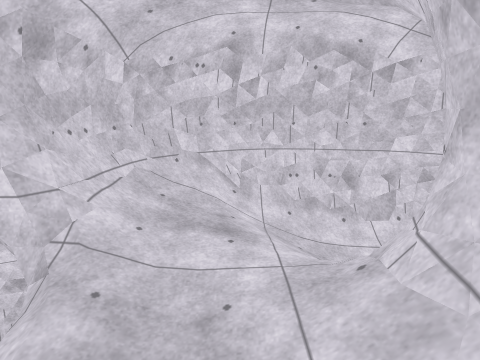
View 1 (above)

16 first-person views from a walk through a Unity game level. The camera is 1.4 m above the floor, tilts 14° down and sees 80° across. The floor is counted in squares, 0.5 m on a side. Each view is taken from the middle of a square. On the plan, view 1 faces up. The plan holds only what a view shows up to about 20 squares ahead; the rest is blank. The place goes on beyond the plan. Surface patterns are stand-ins for the level's own textures.

View 2
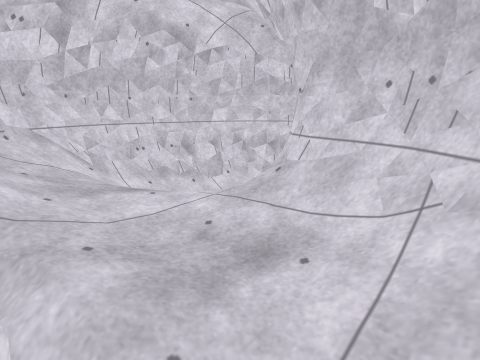

View 3
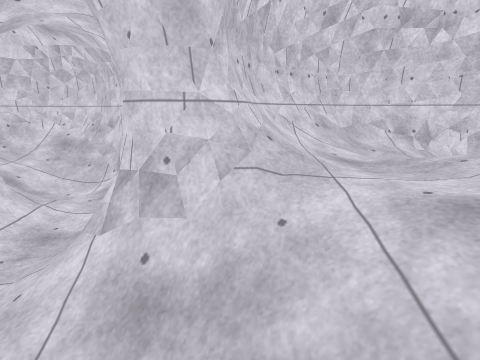

View 4
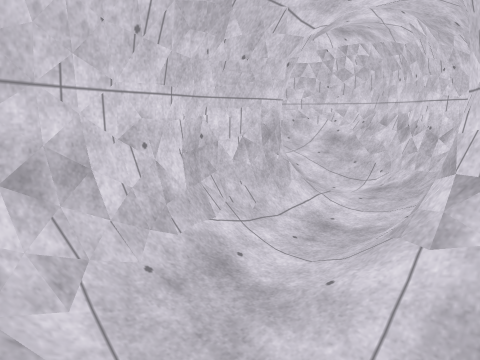

View 5
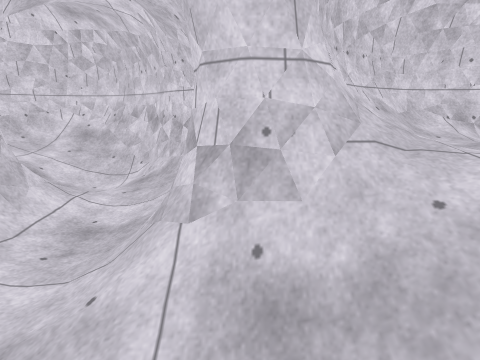

View 6
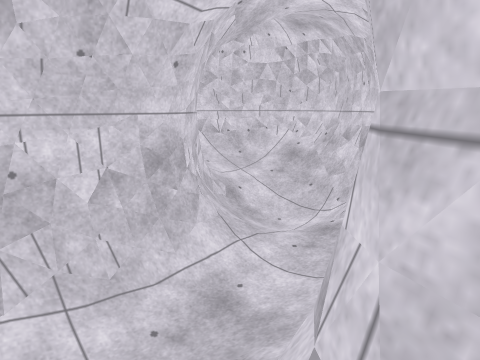

View 7
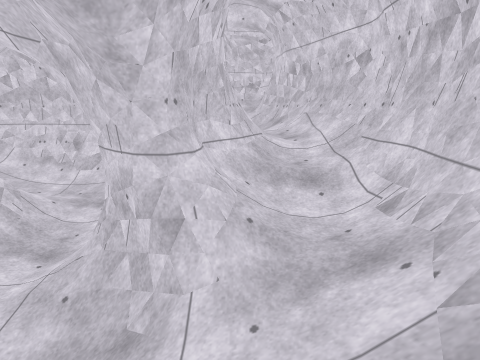

View 8
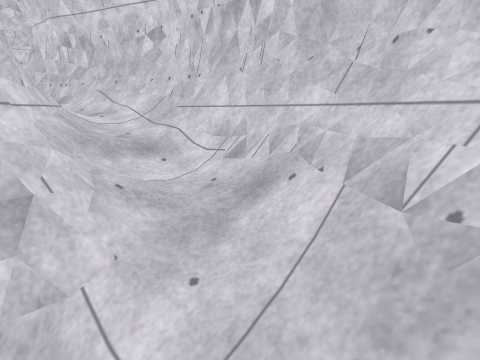

View 9
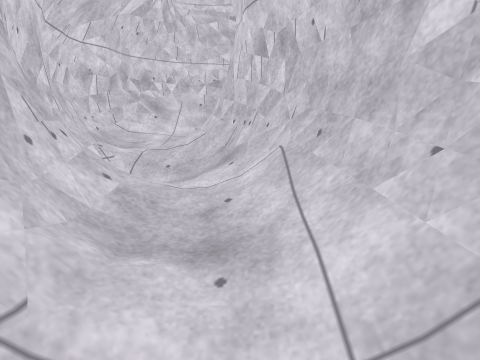

View 10
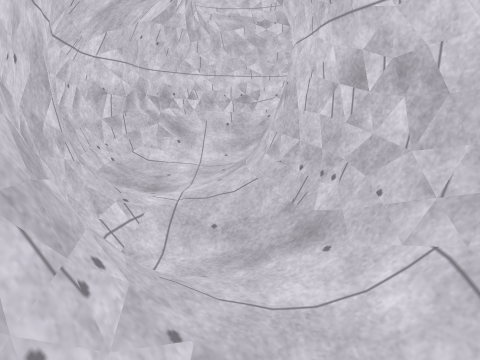

View 11
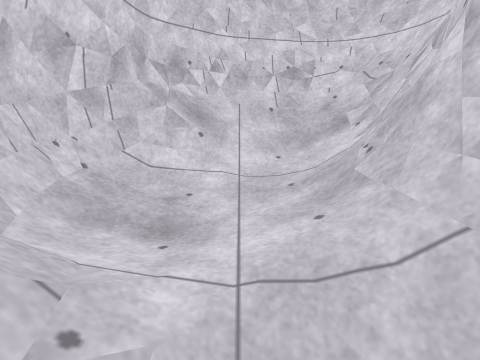

View 12
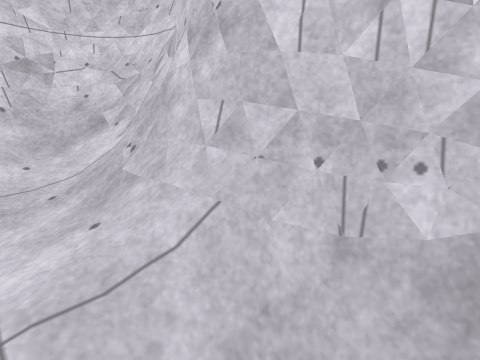

View 13
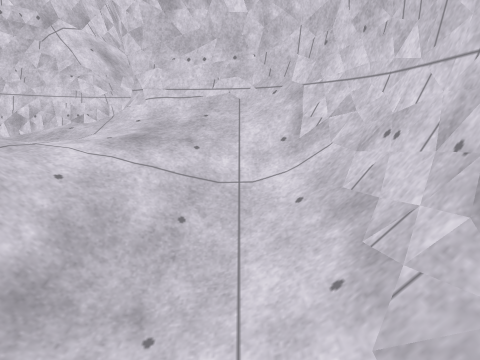

View 14
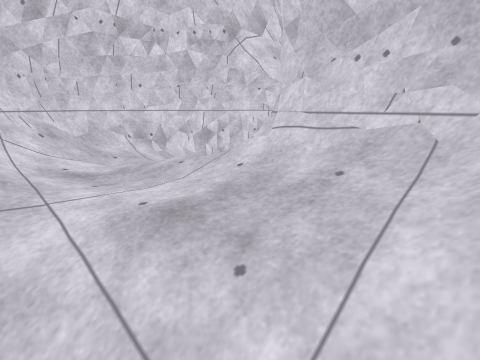

View 15
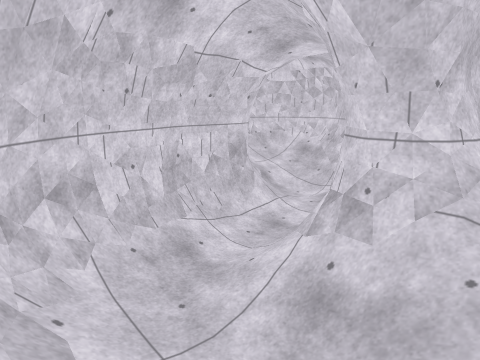

View 16
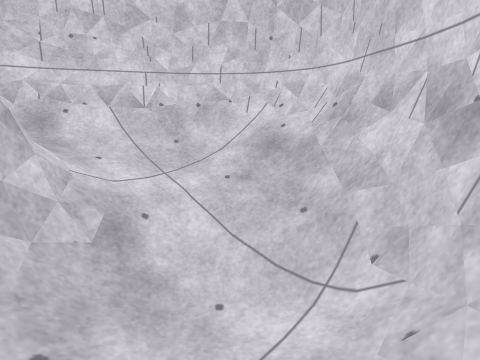

### Floor plan
Key: @ floor where view 1 was taken; # wall or solid block; . main floor; : floor 0.25 m higher than the main floor; + floor 0.5 m higher than the main floor; * floor 0.75 m higher than the main floor; % floor 1 m higher than the main floor; - floor 1 m lower than the main floor; _ floor 1.25 m lower than the main floor; < floor 1.5 m lower than the main floor; / step, stairs or slope; = window, fence, low wall or low ledge; ^ raised ledge; v drop or lower ground; O other object.
Columns run from 8 left of view 1 to 23 right of it. Each row starts with its distance up from view 1.
 28                            ####
 27                           ##^###
 26                        #####==##
 25                       ##===//#=#
 24                      ##///////=#
 23                      #///////=##
 22                     ##v/////=##
 21                    ###/%%%%/=#
 20                    ##/%%%%/###
 19                    #=/%%%%/=#
 18                    ##/%*%%/##
 17                     # %%%//=#
 16                      =/%%//=#
 15                      #=////###
 14       v####=##vv     ###/+//=#
 13     v###O//#====#v    #=++*/##
 12     ##//////////###   ## /**/##
 11    v#///////---///##   #=/%*/=#
 10    ##///////-----/=#   ###/*//#
  9    ##/:./////-----/##   #=/*//##
  8    #//:..//////---/=#   #=/**/=#
  7   v#//:...//////--/##   #=/**/=#
  6  =#v/:..../###=//_-/##   #//+/=#
  5    v/:...:/#vv#=/__/=#  ##/++/=#
  4     v:...:/#  #=/__/##  #=/:+/=#
  3     .....//#  #=-__/##  #/////=#
  2      ..../=#   =/__/=#  #//.//=#
  1     ...//##v   =/__-=####/.../##
  0    /..//@=#    =/-_-/####/../=##
 -1 v /////###     =/-__//#==/../=#
 -2 ###=/#=#v      ##//_<_///////=#
 -3    ###v        v#=#_<///////#^#
 -4                 v#=/////////=##
 -5                  v#=///////#^#
 -6                   ###/////#=##
 -7                   v##=////##
 -8                    ###=//#=
 -9                      ######

Where each view was taken, in squares from view 1:
view 1: 0 up, 0 right, facing up
view 2: 0 up, 4 left, facing up-right
view 3: 12 up, 3 right, facing down
view 4: 12 up, 5 right, facing down-right
view 5: 11 up, 5 right, facing down
view 6: 7 up, 5 right, facing down-right
view 7: 7 down, 17 right, facing up
view 8: 6 down, 15 right, facing up-right
view 9: 4 up, 20 right, facing up
view 10: 7 up, 18 right, facing up
view 11: 13 up, 16 right, facing up
view 12: 13 up, 16 right, facing up-right
view 13: 11 up, 8 right, facing left
view 14: 12 up, 2 right, facing down-left
view 15: 13 up, 2 right, facing down-right
view 16: 0 up, 9 right, facing down-right
